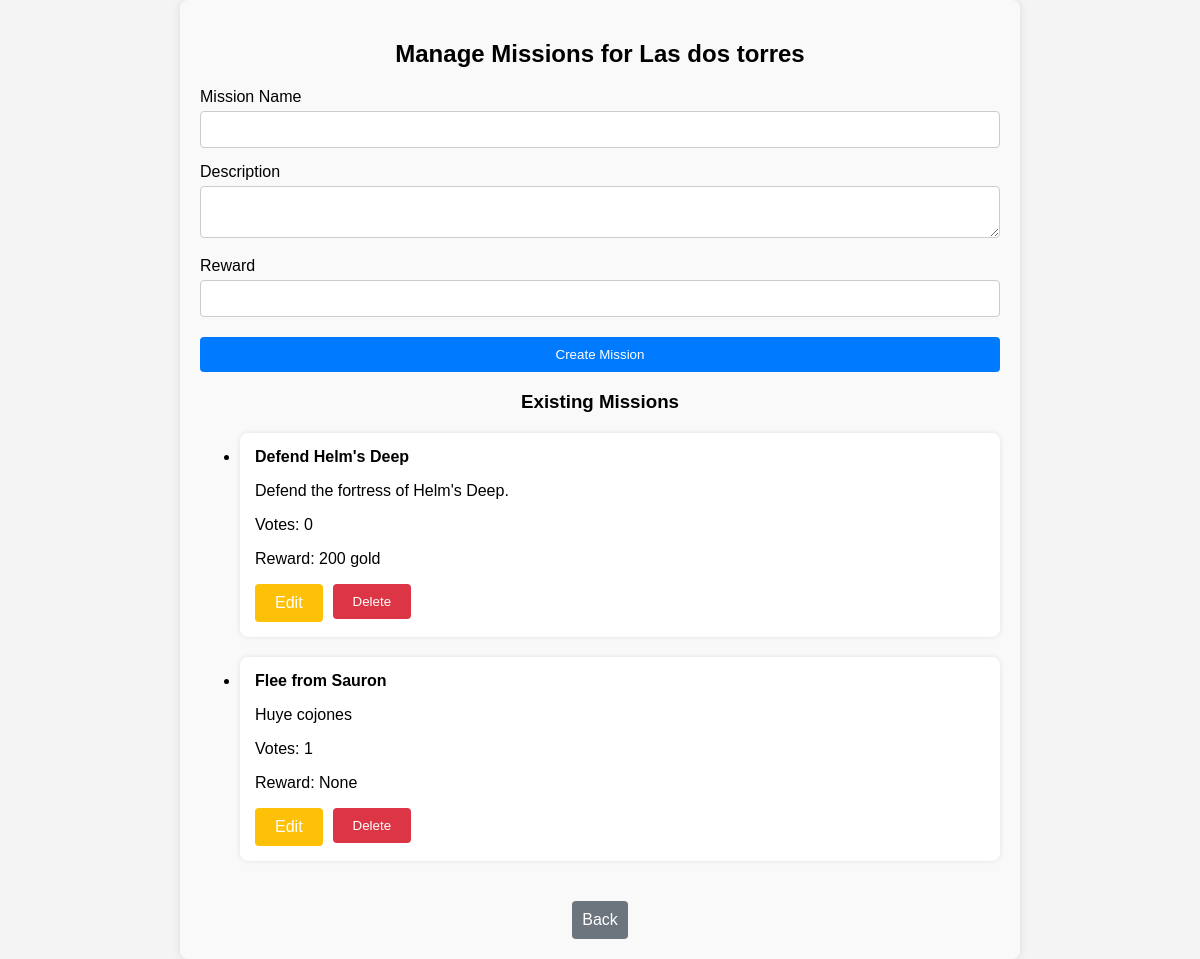
Page /missions/1/manage (signed in) on the earlier database version.
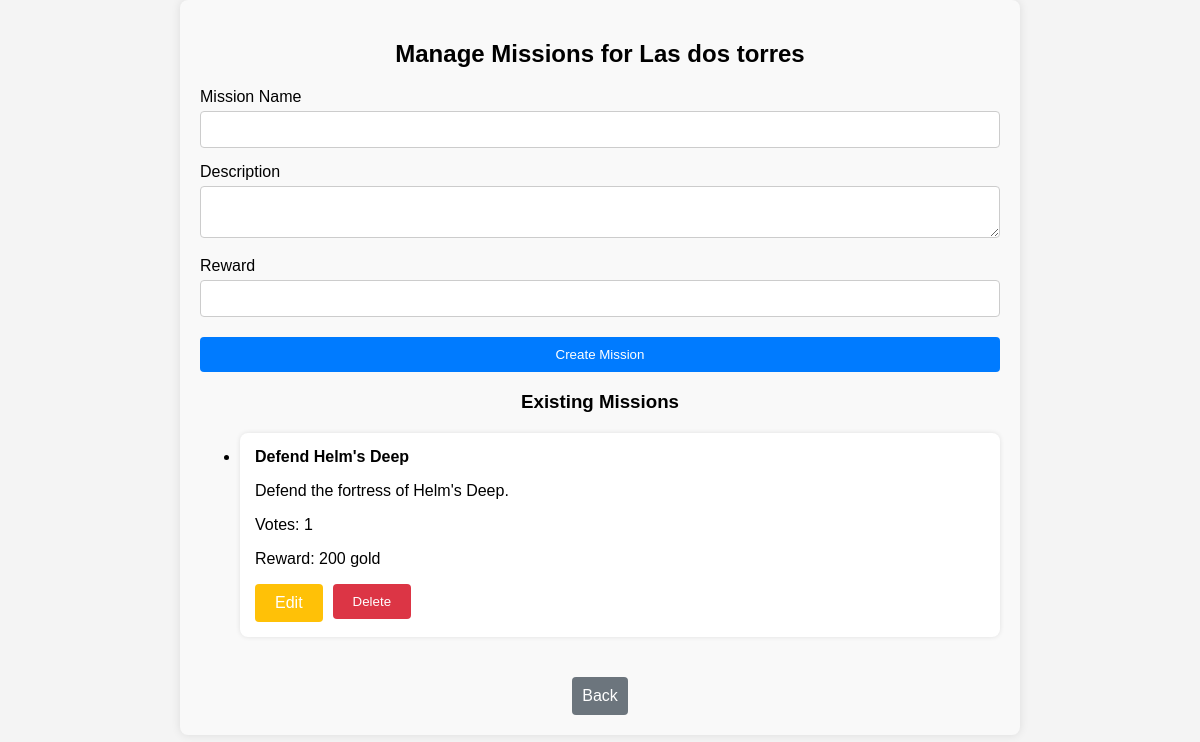
Same page on the later database version.
### app/models/campaign.py (models this page shows, shortened)
class Campaign(db.Model):
    id = db.Column(db.Integer, primary_key=True)
    name = db.Column(db.String(150), nullable=False)
    master_id = db.Column(db.Integer, db.ForeignKey('user.id'), nullable=False)
    is_public = db.Column(db.Boolean, default=False)
    allowed_players = db.relationship('User', secondary=allowed_players, lazy='subquery',
                                      backref=db.backref('campaigns', lazy=True))

### app/models/mission.py (models this page shows, shortened)
class Mission(db.Model):
    id = db.Column(db.Integer, primary_key=True)
    name = db.Column(db.String(150), nullable=False)
    description = db.Column(db.String(500), nullable=False)
    campaign_id = db.Column(db.Integer, db.ForeignKey('campaign.id'), nullable=False)
    rewards = db.Column(db.String(500), nullable=True)  # Nuevo atributo
    votes = db.Column(db.Integer, default=0)  # Nuevo atributo
    voters = db.relationship('User', secondary=mission_votes, backref='voted_missions')  # Relación con User

### app/routes/missions.py (the view, shortened to what this page needs)
@missions_bp.route('/<int:campaign_id>/manage', methods=['GET', 'POST'])
@login_required
def manage_missions(campaign_id):
    campaign = Campaign.query.get_or_404(campaign_id)
    if campaign.master_id != current_user.id:
        flash('You do not have permission to manage missions for this campaign.', 'danger')
        return redirect(url_for('campaigns.play_campaign', campaign_id=campaign_id))
    missions = Mission.query.filter_by(campaign_id=campaign_id).all()
    return render_template('missions/manage.html', campaign=campaign, missions=missions)

### app/templates/missions/manage.html (shortened to what this page needs)
<!DOCTYPE html>
<html lang="en">
<head>
    <link rel="stylesheet" href="{{ url_for('static', filename='styles.css') }}">
</head>
<body>
    <div class="container">
        <h2>Manage Missions for {{ campaign.name }}</h2>
        <form method="POST">
            <div class="form-group">
                <label for="name">Mission Name</label>
                <input type="text" id="name" name="name" required>
            </div>
            <div class="form-group">
                <label for="description">Description</label>
                <textarea id="description" name="description" required></textarea>
            </div>
            <div class="form-group">
                <label for="reward">Reward</label>
                <input type="text" id="reward" name="reward" required>
            </div>
            <div class="button-container">
                <button type="submit" class="btn">Create Mission</button>
            </div>
        </form>
        <h3>Existing Missions</h3>
        <ul>
            {% for mission in missions %}
            <li class="mission-item">
                <strong>{{ mission.name }}</strong>
                <p>{{ mission.description }}</p>
                <p>Votes: {{ mission.votes }}</p>
                <p>Reward: {{ mission.rewards }}</p>
                <div class="button-group">
                    <a href="{{ url_for('missions.edit_mission', mission_id=mission.id) }}" class="btn edit-button">Edit</a>
                    <form method="POST" action="{{ url_for('missions.delete_mission', mission_id=mission.id) }}" style="display:inline;">
                        <button type="submit" class="btn delete-button">Delete</button>
                    </form>
                </div>
            </li>
            {% endfor %}
        </ul>
        <div class="button-container">
            <a href="{{ url_for('campaigns.play_campaign', campaign_id=campaign.id) }}" class="back-button">Back</a>
        </div>
    </div>
</body>
</html>

### app/static/styles.css (style rules this page uses)
body { font-family: Arial, sans-serif; background-color: #f4f4f4; margin: 0; padding: 0; }
.container { max-width: 600px; margin: 50px auto; padding: 20px; background-color: #fff; box-shadow: 0 0 10px rgba(0, 0, 0, 0.1); }
h2 { text-align: center; margin-bottom: 20px; }
.form-group { margin-bottom: 15px; }
.form-group label { display: block; margin-bottom: 5px; }
.form-group input { width: 100%; padding: 8px; box-sizing: border-box; }
button { width: 100%; padding: 10px; background-color: #007bff; color: #fff; border: none; cursor: pointer; }

### app/templates/missions/manage.html (style rules this page uses)
.container { max-width: 800px; margin: 0 auto; padding: 20px; background-color: #f9f9f9; border-radius: 8px; box-shadow: 0 0 10px rgba(0, 0, 0, 0.1); }
h2, h3 { text-align: center; margin-bottom: 20px; }
.form-group { margin-bottom: 15px; }
.form-group label { display: block; margin-bottom: 5px; }
.form-group input, .form-group textarea { width: 100%; padding: 10px; border: 1px solid #ccc; border-radius: 4px; box-sizing: border-box; }
.btn { display: inline-block; padding: 10px 20px; background-color: #007bff; color: #fff; border: none; border-radius: 4px; cursor: pointer; text-decoration: none; text-align: center; }
.back-button { display: inline-block; margin-top: 20px; padding: 10px; background-color: #6c757d; color: #fff; border: none; border-radius: 4px; cursor: pointer; text-decoration: none; text-align: center; }
.mission-item { margin-bottom: 20px; padding: 15px; background-color: #fff; border-radius: 8px; box-shadow: 0 0 5px rgba(0, 0, 0, 0.1); }
.button-group { display: flex; gap: 10px; margin-top: 10px; }
.edit-button { background-color: #ffc107; }
.delete-button { background-color: #dc3545; }
.button-container { text-align: center; margin-top: 20px; }

Differences in the rows shown:
removed Mission: name "Flee from Sauron", description "Huye cojones", votes "1", rewards "None"
changed Mission "Defend Helm's Deep": votes "0" → "1"
